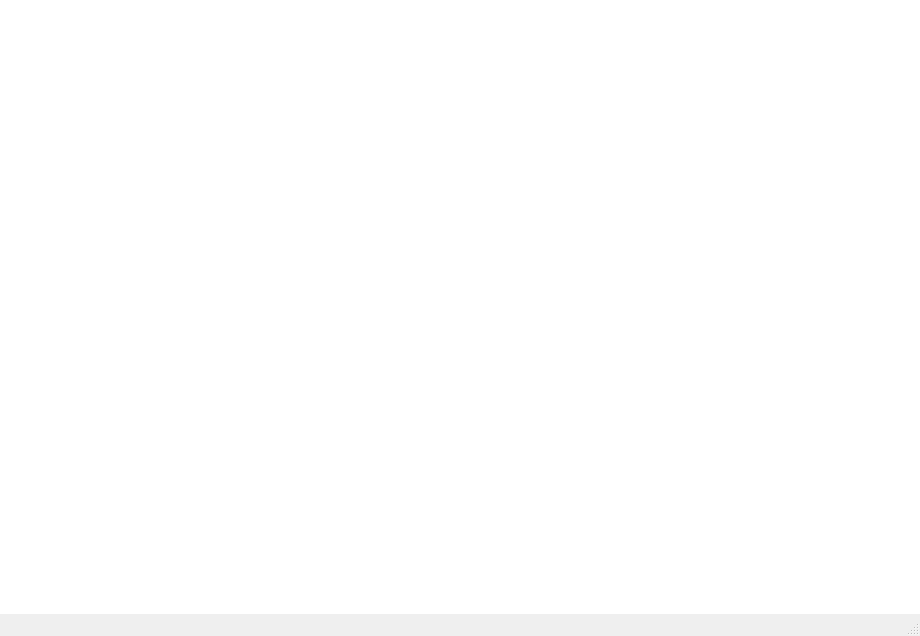
<?xml version="1.0" encoding="UTF-8"?>
<ui version="4.0">
 <class>librepcb::editor::SchematicEditor</class>
 <widget class="QMainWindow" name="librepcb::editor::SchematicEditor">
  <property name="geometry">
   <rect>
    <x>0</x>
    <y>0</y>
    <width>920</width>
    <height>636</height>
   </rect>
  </property>
  <property name="windowTitle">
   <string>Schematic Editor</string>
  </property>
  <property name="windowIcon">
   <iconset>
    <normaloff>:/img/actions/schematic.png</normaloff>:/img/actions/schematic.png</iconset>
  </property>
  <widget class="QWidget" name="centralwidget">
   <layout class="QVBoxLayout" name="verticalLayout">
    <property name="spacing">
     <number>0</number>
    </property>
    <property name="leftMargin">
     <number>0</number>
    </property>
    <property name="topMargin">
     <number>0</number>
    </property>
    <property name="rightMargin">
     <number>0</number>
    </property>
    <property name="bottomMargin">
     <number>0</number>
    </property>
    <item>
     <widget class="librepcb::editor::MessageWidget" name="msgProjectUpgraded" native="true"/>
    </item>
    <item>
     <widget class="librepcb::editor::MessageWidget" name="msgEmptySchematic" native="true"/>
    </item>
    <item>
     <widget class="librepcb::editor::GraphicsView" name="graphicsView">
      <property name="frameShape">
       <enum>QFrame::NoFrame</enum>
      </property>
     </widget>
    </item>
   </layout>
  </widget>
  <widget class="QMenuBar" name="menuBar">
   <property name="geometry">
    <rect>
     <x>0</x>
     <y>0</y>
     <width>920</width>
     <height>23</height>
    </rect>
   </property>
  </widget>
  <widget class="librepcb::editor::StatusBar" name="statusbar"/>
 </widget>
 <customwidgets>
  <customwidget>
   <class>librepcb::editor::StatusBar</class>
   <extends>QStatusBar</extends>
   <header location="global">librepcb/editor/widgets/statusbar.h</header>
  </customwidget>
  <customwidget>
   <class>librepcb::editor::GraphicsView</class>
   <extends>QGraphicsView</extends>
   <header location="global">librepcb/editor/widgets/graphicsview.h</header>
  </customwidget>
  <customwidget>
   <class>librepcb::editor::MessageWidget</class>
   <extends>QWidget</extends>
   <header location="global">librepcb/editor/widgets/messagewidget.h</header>
   <container>1</container>
  </customwidget>
 </customwidgets>
 <resources/>
 <connections/>
</ui>
